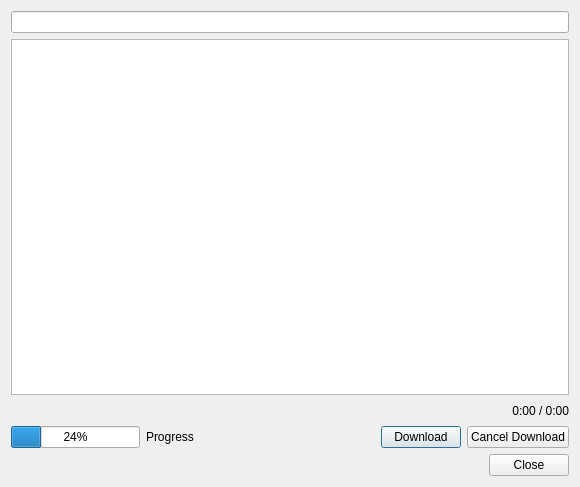
<?xml version="1.0" encoding="UTF-8"?>
<ui version="4.0">
 <class>TvTunesDialog</class>
 <widget class="QDialog" name="TvTunesDialog">
  <property name="windowModality">
   <enum>Qt::WindowModal</enum>
  </property>
  <property name="geometry">
   <rect>
    <x>0</x>
    <y>0</y>
    <width>580</width>
    <height>487</height>
   </rect>
  </property>
  <property name="windowTitle">
   <string>TV Tunes</string>
  </property>
  <property name="modal">
   <bool>true</bool>
  </property>
  <layout class="QVBoxLayout" name="verticalLayout">
   <item>
    <widget class="MyLineEdit" name="searchString"/>
   </item>
   <item>
    <widget class="QTableWidget" name="results">
     <property name="styleSheet">
      <string notr="true">alternate-background-color: rgb(243, 246, 250);
color: #395265;
selection-background-color: qlineargradient(spread:pad, x1:0, y1:0, x2:0, y2:1, stop:0 #4185b6, stop:1 #1b6aa5);
</string>
     </property>
     <property name="editTriggers">
      <set>QAbstractItemView::NoEditTriggers</set>
     </property>
     <property name="alternatingRowColors">
      <bool>true</bool>
     </property>
     <property name="selectionMode">
      <enum>QAbstractItemView::SingleSelection</enum>
     </property>
     <property name="selectionBehavior">
      <enum>QAbstractItemView::SelectRows</enum>
     </property>
     <property name="showGrid">
      <bool>false</bool>
     </property>
     <attribute name="horizontalHeaderVisible">
      <bool>false</bool>
     </attribute>
     <attribute name="horizontalHeaderStretchLastSection">
      <bool>true</bool>
     </attribute>
     <attribute name="verticalHeaderVisible">
      <bool>false</bool>
     </attribute>
     <column>
      <property name="text">
       <string>Result</string>
      </property>
     </column>
    </widget>
   </item>
   <item>
    <layout class="QHBoxLayout" name="horizontalLayout_7">
     <item>
      <widget class="QToolButton" name="btnPlayPause">
       <property name="cursor">
        <cursorShape>PointingHandCursor</cursorShape>
       </property>
       <property name="styleSheet">
        <string notr="true">QToolButton {
	border: 0;
}</string>
       </property>
       <property name="text">
        <string/>
       </property>
       <property name="icon">
        <iconset resource="../MediaElch.qrc">
         <normaloff>:/img/video_play_64.png</normaloff>:/img/video_play_64.png</iconset>
       </property>
      </widget>
     </item>
     <item>
      <widget class="Phonon::SeekSlider" name="seekSlider"/>
     </item>
     <item>
      <widget class="QLabel" name="time">
       <property name="minimumSize">
        <size>
         <width>80</width>
         <height>0</height>
        </size>
       </property>
       <property name="text">
        <string>0:00 / 0:00</string>
       </property>
       <property name="alignment">
        <set>Qt::AlignRight|Qt::AlignTrailing|Qt::AlignVCenter</set>
       </property>
      </widget>
     </item>
    </layout>
   </item>
   <item>
    <layout class="QHBoxLayout" name="horizontalLayout_4">
     <item>
      <widget class="QProgressBar" name="progressBar">
       <property name="value">
        <number>24</number>
       </property>
      </widget>
     </item>
     <item>
      <widget class="QLabel" name="progress">
       <property name="minimumSize">
        <size>
         <width>100</width>
         <height>0</height>
        </size>
       </property>
       <property name="text">
        <string>Progress</string>
       </property>
       <property name="alignment">
        <set>Qt::AlignLeading|Qt::AlignLeft|Qt::AlignVCenter</set>
       </property>
      </widget>
     </item>
     <item>
      <spacer name="horizontalSpacer_4">
       <property name="orientation">
        <enum>Qt::Horizontal</enum>
       </property>
       <property name="sizeHint" stdset="0">
        <size>
         <width>40</width>
         <height>20</height>
        </size>
       </property>
      </spacer>
     </item>
     <item>
      <widget class="QPushButton" name="buttonDownload">
       <property name="text">
        <string>Download</string>
       </property>
      </widget>
     </item>
     <item>
      <widget class="QPushButton" name="buttonCancelDownload">
       <property name="text">
        <string>Cancel Download</string>
       </property>
      </widget>
     </item>
    </layout>
   </item>
   <item>
    <layout class="QHBoxLayout" name="horizontalLayout">
     <item>
      <spacer name="horizontalSpacer">
       <property name="orientation">
        <enum>Qt::Horizontal</enum>
       </property>
       <property name="sizeHint" stdset="0">
        <size>
         <width>40</width>
         <height>20</height>
        </size>
       </property>
      </spacer>
     </item>
     <item>
      <widget class="QPushButton" name="btnClose">
       <property name="text">
        <string>Close</string>
       </property>
       <property name="autoDefault">
        <bool>false</bool>
       </property>
      </widget>
     </item>
    </layout>
   </item>
  </layout>
 </widget>
 <customwidgets>
  <customwidget>
   <class>Phonon::SeekSlider</class>
   <extends>QWidget</extends>
   <header location="global">phonon/seekslider.h</header>
  </customwidget>
  <customwidget>
   <class>MyLineEdit</class>
   <extends>QLineEdit</extends>
   <header>smallWidgets/MyLineEdit.h</header>
  </customwidget>
 </customwidgets>
 <resources>
  <include location="../MediaElch.qrc"/>
 </resources>
 <connections/>
</ui>
